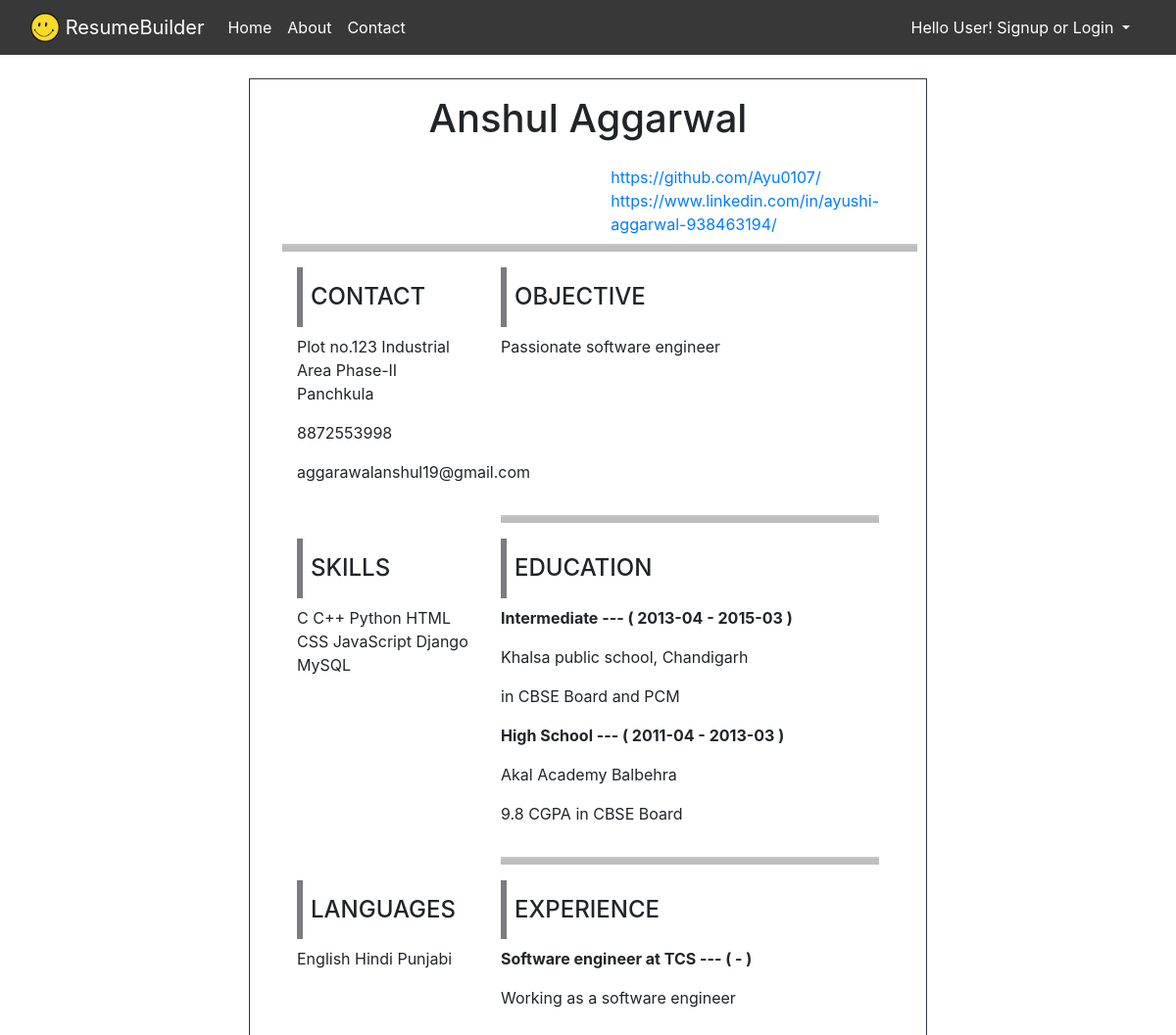
Page /2/ on the committed database.
### resumeBuilder/models.py (models this page shows)
class Profile(models.Model):
    name = models.CharField(max_length=100)
    objective = models.CharField(max_length=200, blank=True)
    address = models.CharField(max_length=200)
    phoneno = models.CharField(max_length=12)
    email = models.EmailField(max_length=100)
    github = models.URLField(blank=True)
    linkedin = models.URLField(blank=True)
    university1 = models.CharField(max_length=100, blank=True)
    degree1 = models.CharField(max_length=50, blank=True)
    stream1 = models.CharField(max_length=100, blank=True)
    currentYear1 = models.CharField(max_length=50, blank=True)
    univStartingYear1 = models.CharField(max_length=20, blank=True)
    univPassingYear1 = models.CharField(max_length=20, blank=True)
    univResult1 = models.CharField(max_length=20, blank=True)
    university2 = models.CharField(max_length=100, blank=True)
    degree2 = models.CharField(max_length=50, blank=True)
    stream2 = models.CharField(max_length=100, blank=True)
    currentYear2 = models.CharField(max_length=50, blank=True)
    univStartingYear2 = models.CharField(max_length=20, blank=True)
    univPassingYear2 = models.CharField(max_length=20, blank=True)
    univResult2 = models.CharField(max_length=20, blank=True)
    intermediateSchool = models.CharField(max_length=100, blank=True)
    intermediateSubjects = models.CharField(max_length=100, blank=True)
    intermediateStartingYear = models.CharField(max_length=20, blank=True)
    intermediatePassingYear = models.CharField(max_length=20, blank=True)
    intermediateMarks = models.CharField(max_length=15, blank=True)
    highSchool = models.CharField(max_length=100, blank=True)
    highSchoolSubjects = models.CharField(max_length=100, blank=True)
    highSchoolStartingYear = models.CharField(max_length=20, blank=True)
    highSchoolPassingYear = models.CharField(max_length=20, blank=True)
    highSchoolMarks = models.CharField(max_length=15, blank=True)
    jobTitle1 = models.CharField(max_length=100, blank=True)
    jobStartDate1 = models.CharField(max_length=20, blank=True)
    jobEndDate1 = models.CharField(max_length=20, blank=True)
    jobDescription1 = models.CharField(max_length=100, blank=True)
    jobTitle2 = models.CharField(max_length=100, blank=True)
    jobStartDate2 = models.CharField(max_length=20, blank=True)
    jobEndDate2 = models.CharField(max_length=20, blank=True)
    jobDescription2 = models.CharField(max_length=100, blank=True)
    jobTitle3 = models.CharField(max_length=100, blank=True)
    jobStartDate3 = models.CharField(max_length=20, blank=True)
    jobEndDate3 = models.CharField(max_length=20, blank=True)
    jobDescription3 = models.CharField(max_length=100, blank=True)
    jobTitle4 = models.CharField(max_length=100, blank=True)
    jobStartDate4 = models.CharField(max_length=20, blank=True)
    jobEndDate4 = models.CharField(max_length=20, blank=True)
    jobDescription4 = models.CharField(max_length=100, blank=True)
    jobTitle5 = models.CharField(max_length=100, blank=True)
    jobStartDate5 = models.CharField(max_length=20, blank=True)
    jobEndDate5 = models.CharField(max_length=20, blank=True)
    jobDescription5 = models.CharField(max_length=100, blank=True)
    projectTitle1 = models.CharField(max_length=100, blank=True)
    projectStartDate1 = models.CharField(max_length=20, blank=True)
    projectEndDate1 = models.CharField(max_length=20, blank=True)
    projectDescription1 = models.CharField(max_length=100, blank=True)
    projectTitle2 = models.CharField(max_length=100, blank=True)
    projectStartDate2 = models.CharField(max_length=20, blank=True)
    projectEndDate2 = models.CharField(max_length=20, blank=True)
    projectDescription2 = models.CharField(max_length=100, blank=True)
    projectTitle3 = models.CharField(max_length=100, blank=True)
    projectStartDate3 = models.CharField(max_length=20, blank=True)
    projectEndDate3 = models.CharField(max_length=20, blank=True)
    projectDescription3 = models.CharField(max_length=100, blank=True)
    projectTitle4 = models.CharField(max_length=100, blank=True)
    projectStartDate4 = models.CharField(max_length=20, blank=True)
    projectEndDate4 = models.CharField(max_length=20, blank=True)
    projectDescription4 = models.CharField(max_length=100, blank=True)
    projectTitle5 = models.CharField(max_length=100, blank=True)
    projectStartDate5 = models.CharField(max_length=20, blank=True)
    projectEndDate5 = models.CharField(max_length=20, blank=True)
    projectDescription5 = models.CharField(max_length=100, blank=True)
    skillDetail = models.CharField(max_length=200)
    languageDetail = models.CharField(max_length=200)
    areaOfInterest = models.CharField(max_length=100, blank=True)
    extracurricularDetail = models.CharField(max_length=100, blank=True)

### resumeBuilder/views.py (the view)
# urls.py: path('<int:id>/', views.viewResume, name="viewResume"),
def viewResume(request, id):
    user_profile = Profile.objects.get(pk=id)
    return render(request, "viewResume.html", {'user_profile':user_profile})

### templates/viewResume.html (shortened to what this page needs)
{% extends 'base.html' %}
{% block body %}
{% load static %}
<div class=" pt-4 pl-5 pr-5 ml-5 mr-5 pb-4">
<div class="row">
<div class="col-md-2">
</div>
<div class="col-md-8 border border-dark px-5 ">
<div class="row">
    <h2 class=" h1 text-center py-3"> {{user_profile.name}}</h2>
<div class="col">
    </div>
<div class="col">
    </div>
    <div class="col align-self-end pb-2">
    <a href={{user_profile.github}}> {{user_profile.github}}</a> <br>
    <a href={{user_profile.linkedin}}> {{user_profile.linkedin}}</a>
    </div>
    <hr class="hl">
  <div class="col-sm-4">
  <h4 class="py-3 vl px-2">CONTACT</h4>
  <p>{{user_profile.address}}</p>
  <p>{{user_profile.phoneno}}</p>
  <p>{{user_profile.email}}</p>
  </div>
  <div class="col-sm-8">
  <h4 class="py-3 vl px-2">OBJECTIVE</h4>
  <p>{{user_profile.objective}}</p>
  <br>
  </div>
</div>
<div class="row">
  <div class="col-sm-4">
  <h4 class="py-3 vl px-2">SKILLS</h4>
  <p>{{user_profile.skillDetail}}</p>
  </div>
  <div class="col-sm-8">
  {% if user_profile.university1 or user_profile.university2 or  user_profile.intermediateSchool or user_profile.highSchool %}
  <hr class="hl">
  <h4 class="py-3 vl px-2">EDUCATION</h4>
  {% if user_profile.intermediateSchool %}
  <p class="font-weight-bold"> Intermediate --- ( {{user_profile.intermediateStartingYear}} - {{user_profile.intermediatePassingYear}} )</p>
  <p> {{user_profile.intermediateSchool}} </p>
  <p> {{user_profile.intermediateMarks}} in {{user_profile.intermediateSubjects}} </p>
  {% endif %}
  {% if user_profile.highSchool %}
  <p class="font-weight-bold"> High School --- ( {{user_profile.highSchoolStartingYear}} - {{user_profile.highSchoolPassingYear}} )</p>
  <p> {{user_profile.highSchool}} </p>
  <p> {{user_profile.highSchoolMarks}} in {{user_profile.highSchoolSubjects}} </p>
  {% endif %}
  {% endif %}
  </div>
</div>
<div class="row">
  <div class="col-sm-4">
  <h4 class="py-3 vl px-2">LANGUAGES</h4>
  <p>{{user_profile.languageDetail}}</p>
  </div>
  <div class="col-sm-8">
  {% if user_profile.jobTitle1 or  user_profile.jobTitle2 or  user_profile.jobTitle3 or  user_profile.jobTitle4 or  user_profile.jobTitle5 or  user_profile.projectTitle1 or  user_profile.projectTitle2 or  user_profile.projectTitle3 or  user_profile.projectTitle4 or  user_profile.projectTitle5 %}
<hr class="hl">
  <h4 class="py-3 vl px-2">EXPERIENCE</h4>
   {% if user_profile.jobTitle1 %}
  <p class="font-weight-bold">{{user_profile.jobTitle1}} --- ( {{user_profile.jobStartDate1}} - {{user_profile.jobEndDate1}} ) </p>
  <p>{{user_profile.jobDescription1}} </p>
{% endif %}
{% endif %}
  </div>
</div>
<div class="row">
  <div class="col-sm-4">
    </div>
  <div class="col-sm-8">
  </div>
</div>
<div class="row">
  <div class="col-sm-4">
    </div>
<div class="col-sm-8">
  </div>
</div>
</div>
<div class="col-md-2">
</div>
</div>
</div>
{% endblock body %}

### static/css/style.css (style rules this page uses)
.vl { border-left: 6px solid rgb(123, 123, 128); height: auto; }
.hl { border-bottom: 6px solid black; }

### rows in the picture
Profile: name "Anshul Aggarwal", github "https://github.com/Ayu0107/", linkedin "https://www.linkedin.com/in/ayushi-aggarwal-938463194/", address "Plot no.123 Industrial Area Phase-II Panchkula", phoneno "8872553998", email "aggarawalanshul19@gmail.com", objective "Passionate software engineer", skillDetail "C C++ Python HTML CSS JavaScript Django MySQL", intermediateStartingYear "2013-04", intermediatePassingYear "2015-03", intermediateSchool "Khalsa public school, Chandigarh", intermediateSubjects "CBSE Board and PCM", highSchoolStartingYear "2011-04", highSchoolPassingYear "2013-03", highSchool "Akal Academy Balbehra", highSchoolMarks "9.8 CGPA", highSchoolSubjects "CBSE Board", languageDetail "English Hindi Punjabi", jobTitle1 "Software engineer at TCS", jobDescription1 "Working as a software engineer"
